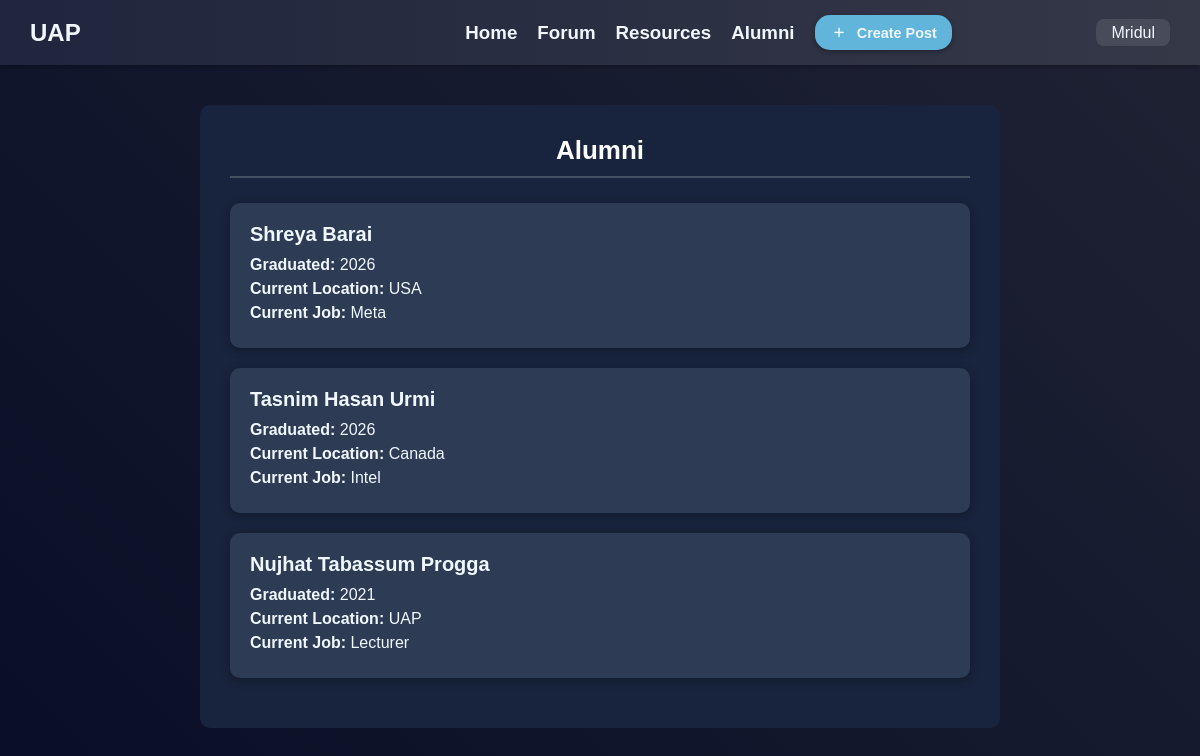
Screenshot of /alumni/ (signed in) with the database file from the repository.
### authenticate/models.py (models this page shows, shortened)
class Alumni(models.Model):
    name = models.CharField(max_length=100)
    graduation_year = models.IntegerField()
    current_location = models.CharField(max_length=100)
    current_job = models.CharField(max_length=100)

### authenticate/views.py (the view)
# urls.py: path('alumni/', acc_views.alumni_section, name='alumni_section'),
def alumni_section(request):
    alumni_list = Alumni.objects.all()
    context = {
        'alumni_list': alumni_list,
    }
    return render(request, 'Home/alumni_section.html', context)

### template/Home/alumni_section.html (shortened to what this page needs)
{% extends 'base.html' %}
{% load static %}
{% block content %}
  <div class="page-wrapper">
    <div class="alumni-section">
      <h3>Alumni</h3>
      {% for alumni in alumni_list %}
        <div class="alumni-card">
          <div class="alumni-name">{{ alumni.name }}</div>
          <div class="alumni-details">
            <p><strong>Graduated:</strong> {{ alumni.graduation_year }}</p>
            <p><strong>Current Location:</strong> {{ alumni.current_location }}</p>
            <p><strong>Current Job:</strong> {{ alumni.current_job }}</p>
          </div>
        </div>
      {% empty %}
        <p class="no-alumni-message">No alumni data available.</p>
      {% endfor %}
    </div>
  </div>
{% endblock %}

### template/navbar.html (shortened to what this page needs)
<!DOCTYPE html>
<html lang="en">
  <head>
    <link href="https://fonts.cdnfonts.com/css/gilroy-bold" rel="stylesheet" />
  </head>
  <body>
    <div class="navbar">
      <h2>UAP</h2>
      <div class="center">
        <div class="section">
          <a href="{% url 'home' %}" class="section-link"><h3>Home</h3></a>
          <a href="{% url 'forum' %}" class="section-link"><h3>Forum</h3></a>
          <a href="{% url 'resources' %}" class="section-link"><h3>Resources</h3></a>
          <a href="{% url 'alumni_section' %}" class="section-link"><h3>Alumni</h3></a>
          <a href="{% url 'createpost' %}" class="button">
          <button class="create-post">
               <span class="material-symbols-rounded">add</span>
                <h4>Create Post</h4>
          </button>
        </a>
        </div>
      </div>
      <div class="profile">
        <div class="dropdown">
          <a href="#" class="profile-name">{{ request.user }}</a>
        </div>
      </div>
    </div>
  </body>
</html>

### static/css/nav.css (style rules this page uses)
* { margin: 0; padding: 0; box-sizing: border-box; font-family: "Gilroy", sans-serif; text-decoration: none; }
.navbar { background: linear-gradient(to right, #21253d, #343847); display: flex; align-items: center; justify-content: space-between; padding: 15px 30px; box-shadow: 0 2px 5px rgba(0, 0, 0, 0.3); }
.navbar h2 { color: aliceblue; }
.section { display: flex; align-items: center; gap: 20px; margin-left: 15rem; }
.section-link { color: aliceblue; position: relative; transition: color 0.3s; }
.section-link::after { content: ""; position: absolute; bottom: -5px; left: 50%; width: 0; height: 3px; background-color: aliceblue; border-radius: 2px; transition: width 0.3s ease, transform 0.3s; transform: translateX(-50%); }
.create-post { background-color: #61b5db; border: none; padding: 8px 15px; color:aliceblue; border-radius: 15px; display: flex; align-items: center; gap: 8px; cursor: pointer; transition: transform 0.2s ease, box-shadow 0.3s ease; box-shadow: 0 2px 5px rgba(0, 0, 0, 0.3); font-size: 0.9rem; }
.create-post h4 { color:aliceblue }
.create-post span { color:aliceblue }
.create-post span { font-size: 1.2rem; transition: transform 0.3s ease; }
.profile { display: flex; align-items: center; justify-content: flex-end; gap: 15px; }
.profile-name { color: aliceblue; font-size: 1rem; padding: 5px 15px; border-radius: 8px; background-color: rgba(255, 255, 255, 0.1); transition: background-color 0.3s ease; }
.dropdown { position: relative; }

### template/base.html (style rules this page uses)
body { margin: 0; padding: 0; font-family: Arial, sans-serif; background: linear-gradient(to right, #060b26, #2a2c39); color: #ffffff; }

### template/Home/alumni_section.html (style rules this page uses)
* { margin: 0; padding: 0; box-sizing: border-box; }
body { background: linear-gradient(45deg, #080d26, #1f2233); font-family: Arial, Helvetica, sans-serif; color: aliceblue; }
.page-wrapper { min-height: 100vh; display: flex; justify-content: center; align-items: flex-start; padding: 40px 20px; }
.alumni-section { background: #18243d; border-radius: 10px; padding: 30px; width: 100%; max-width: 800px; overflow-y: auto; }
.alumni-section h3 { font-size: 26px; font-weight: bold; margin-bottom: 25px; color: #ffffff; text-align: center; border-bottom: 2px solid #ffffff33; padding-bottom: 10px; }
.alumni-card { background-color: #2e3b54; border-radius: 10px; padding: 20px; margin-bottom: 20px; box-shadow: 0 2px 10px rgba(0, 0, 0, 0.3); transition: transform 0.3s ease; }
.alumni-name { font-size: 20px; font-weight: bold; margin-bottom: 10px; }
.alumni-details p { margin: 6px 0; }

### rows the page displays
Alumni: name "Shreya Barai", graduation_year "2026", current_location "USA", current_job "Meta"
Alumni: name "Tasnim Hasan Urmi", graduation_year "2026", current_location "Canada", current_job "Intel"
Alumni: name "Nujhat Tabassum Progga", graduation_year "2021", current_location "UAP", current_job "Lecturer"

### other values shown
{{ request.user }} "Mridul"
